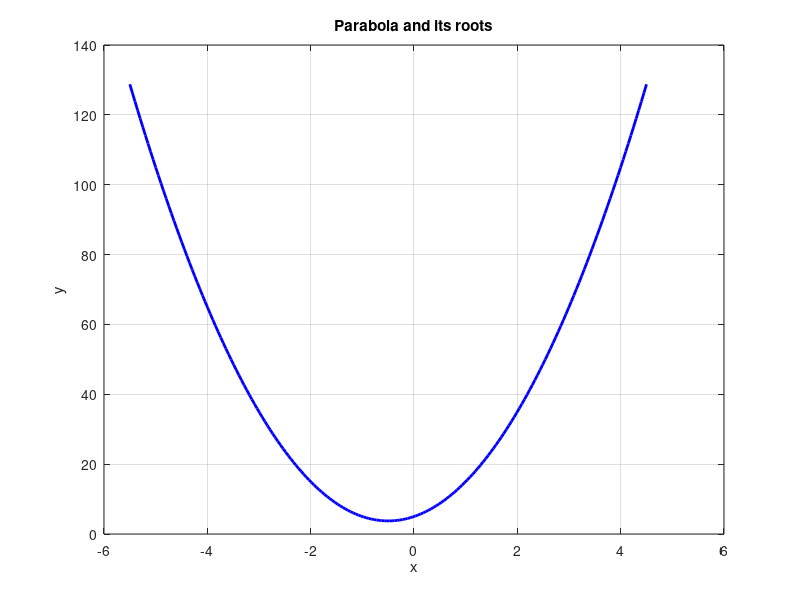

This figure's MATLAB source:
% به کمک AI

% بخش الق سوال 

a = input('a: ');
b = input('b: ');
c = input('c: ');

p = [a b c];
r = roots(p);

disp('Roots:')
disp(r)



% بخش ب سوال 

if isreal(r)
  xmin = min(r) - 2;
  xmax = max(r) + 2;
else
  xv = -b / (2*a);      % رأس سهمی
  xmin = xv - 5;
  xmax = xv + 5;
end

x = linspace(xmin, xmax, 200);
y = polyval(p, x);

figure(1)
plot(x, y, 'b', 'LineWidth', 2);
title('Parabola and its roots');
xlabel('x');
ylabel('y');
grid on


% بخش پ سوال
%  علامت زدن ریشهها روی نمودار


if isreal(r)
  hold on
  plot(r, zeros(size(r)), 'ro', 'MarkerSize', 10, 'MarkerFaceColor', 'r');
  hold off
else
  disp('Roots are complex, so they are not on the x-axis.')
end
